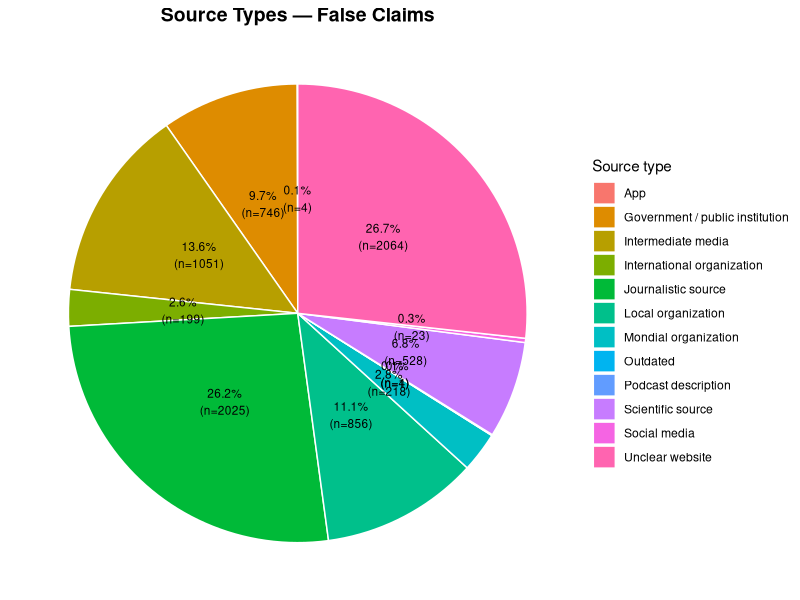
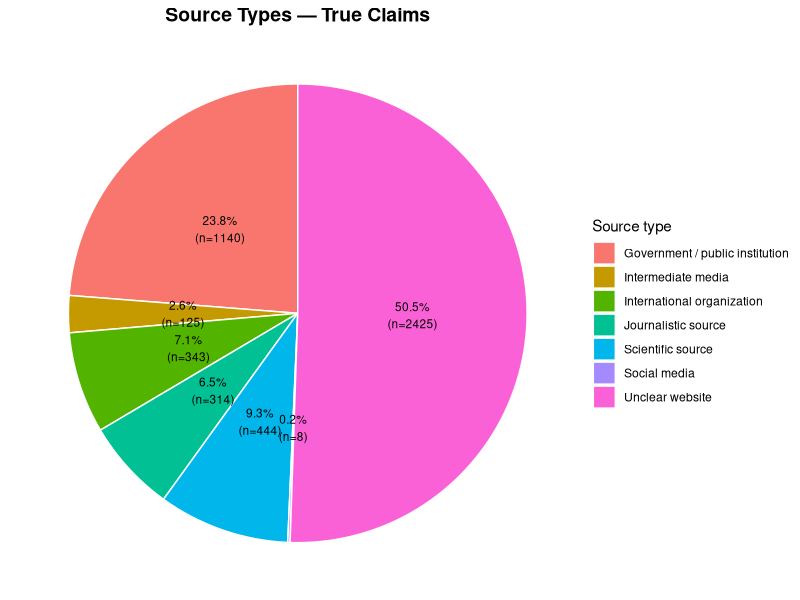
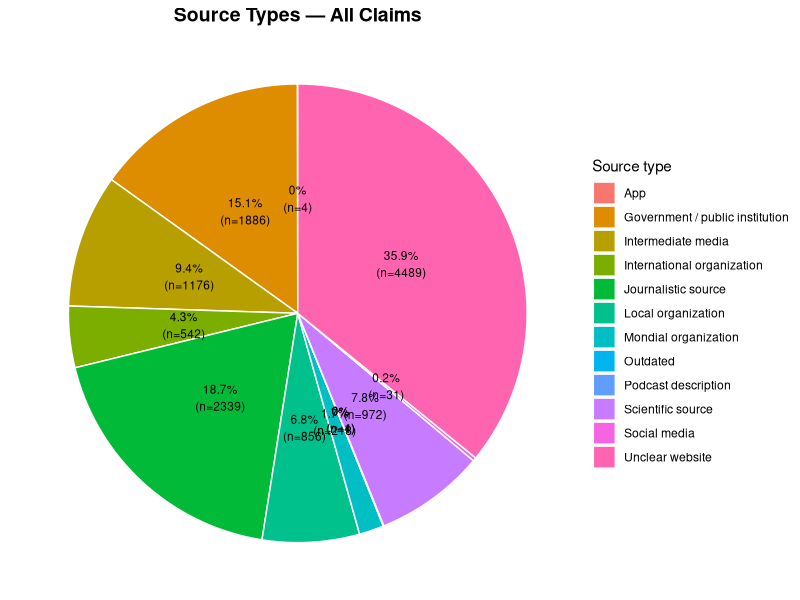
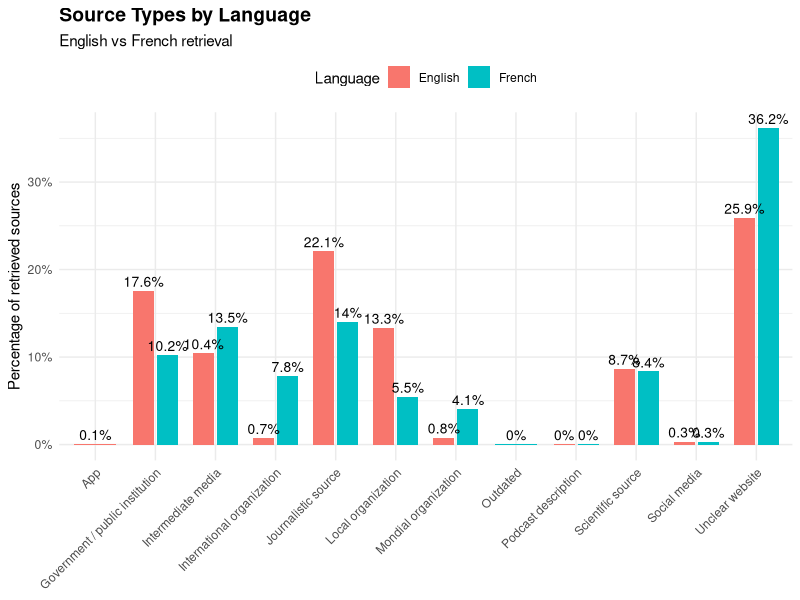
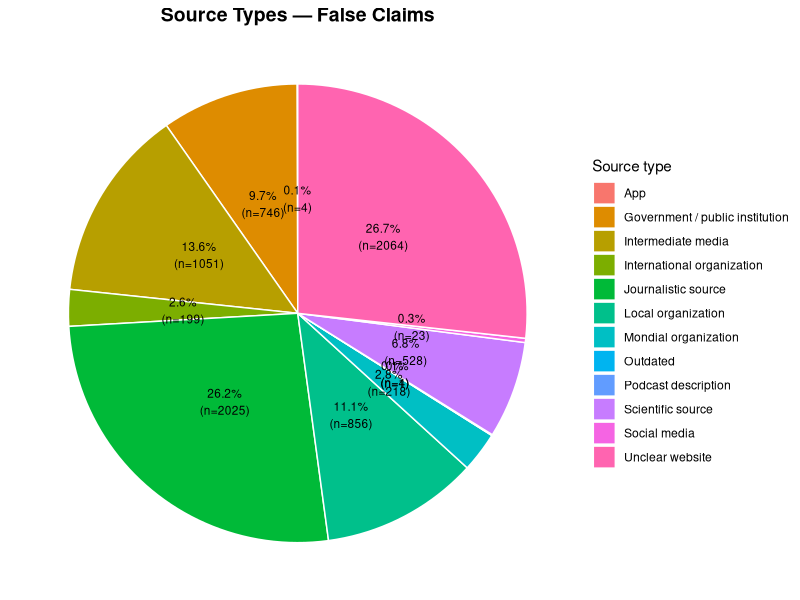
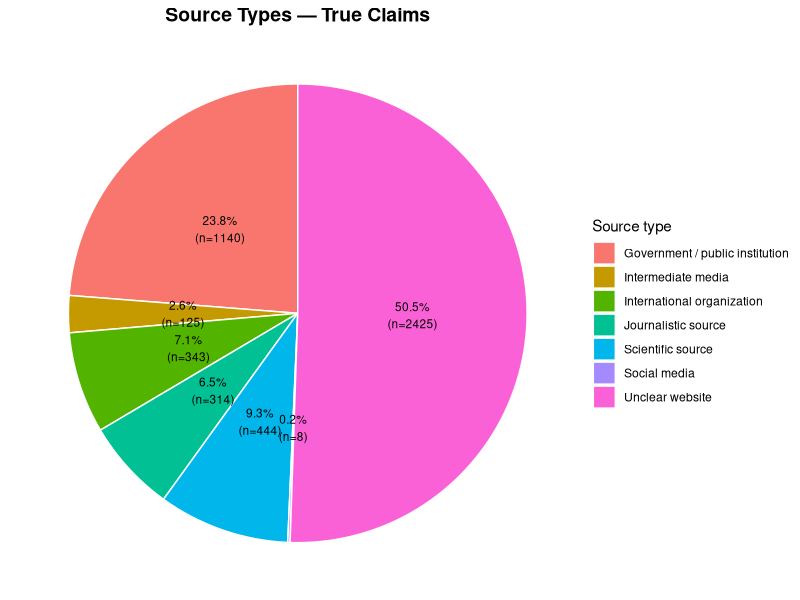
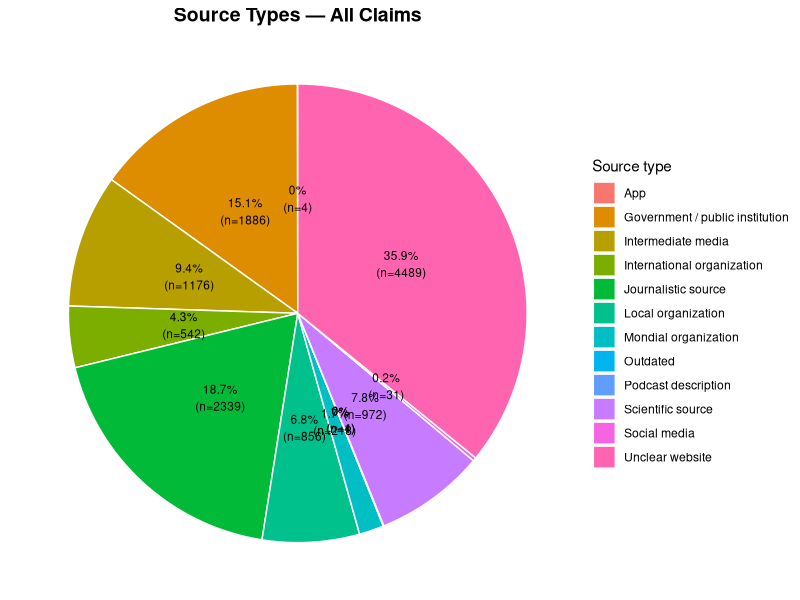
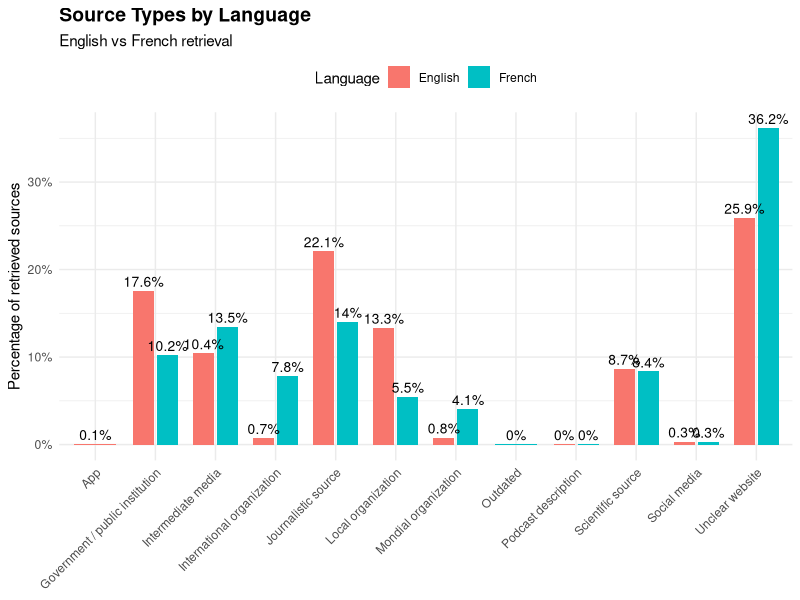

Write the R code that produced these figures, in order.
# ============================================================
# Experiment 1.3
# Source Type Distribution
# ============================================================

library(tidyverse)
library(readxl)


# ------------------------------------------------------------
# 1. Import recoded source sheets
# ------------------------------------------------------------

false_sources <- read_excel(
  "1. Cross-language performance and retrieval quality/data/veracity_1.3.xlsx",
  sheet = "false_sources"
)

true_sources <- read_excel(
  "1. Cross-language performance and retrieval quality/data/veracity_1.3.xlsx",
  sheet = "true_sources"
)


# ------------------------------------------------------------
# 2. FALSE SOURCES
# Calculate frequencies and percentages
# ------------------------------------------------------------

false_type_summary <- false_sources %>%
  filter(!is.na(`Source Type`)) %>%
  count(`Source Type`) %>%
  mutate(
    percentage = n / sum(n) * 100,
    label = paste0(
      round(percentage, 1),
      "%\n(n=", n, ")"
    )
  )

false_type_summary


# ------------------------------------------------------------
# 3. Pie chart: FALSE sources
# ------------------------------------------------------------

graph_source_type_false <- ggplot(
  false_type_summary,
  aes(
    x = "",
    y = n,
    fill = `Source Type`
  )
) +
  geom_col(
    width = 1,
    color = "white"
  ) +
  coord_polar(
    theta = "y"
  ) +
  geom_text(
    aes(label = label),
    position = position_stack(vjust = 0.5),
    size = 3
  ) +
  labs(
    title = "Source Types — False Claims",
    fill = "Source type"
  ) +
  theme_void() +
  theme(
    plot.title = element_text(
      face = "bold",
      size = 14,
      hjust = 0.5
    ),
    legend.position = "right"
  )

graph_source_type_false


# ------------------------------------------------------------
# 4. TRUE SOURCES
# Calculate frequencies and percentages
# ------------------------------------------------------------

true_type_summary <- true_sources %>%
  filter(!is.na(`Source Type`)) %>%
  count(`Source Type`) %>%
  mutate(
    percentage = n / sum(n) * 100,
    label = paste0(
      round(percentage, 1),
      "%\n(n=", n, ")"
    )
  )

true_type_summary


# ------------------------------------------------------------
# 5. Pie chart: TRUE sources
# ------------------------------------------------------------

graph_source_type_true <- ggplot(
  true_type_summary,
  aes(
    x = "",
    y = n,
    fill = `Source Type`
  )
) +
  geom_col(
    width = 1,
    color = "white"
  ) +
  coord_polar(
    theta = "y"
  ) +
  geom_text(
    aes(label = label),
    position = position_stack(vjust = 0.5),
    size = 3
  ) +
  labs(
    title = "Source Types — True Claims",
    fill = "Source type"
  ) +
  theme_void() +
  theme(
    plot.title = element_text(
      face = "bold",
      size = 14,
      hjust = 0.5
    ),
    legend.position = "right"
  )

graph_source_type_true


# ------------------------------------------------------------
# 6. OVERALL SOURCE TYPE DISTRIBUTION
# ------------------------------------------------------------

all_sources <- bind_rows(
  false_sources %>%
    mutate(ground_truth = "False"),
  
  true_sources %>%
    mutate(ground_truth = "True")
)


overall_type_summary <- all_sources %>%
  filter(!is.na(`Source Type`)) %>%
  count(`Source Type`) %>%
  mutate(
    percentage = n / sum(n) * 100,
    label = paste0(
      round(percentage, 1),
      "%\n(n=", n, ")"
    )
  )

overall_type_summary


# ------------------------------------------------------------
# 7. Pie chart: ALL sources
# ------------------------------------------------------------

graph_source_type_overall <- ggplot(
  overall_type_summary,
  aes(
    x = "",
    y = n,
    fill = `Source Type`
  )
) +
  geom_col(
    width = 1,
    color = "white"
  ) +
  coord_polar(
    theta = "y"
  ) +
  geom_text(
    aes(label = label),
    position = position_stack(vjust = 0.5),
    size = 3
  ) +
  labs(
    title = "Source Types — All Claims",
    fill = "Source type"
  ) +
  theme_void() +
  theme(
    plot.title = element_text(
      face = "bold",
      size = 14,
      hjust = 0.5
    ),
    legend.position = "right"
  )

graph_source_type_overall


# ------------------------------------------------------------
# 8. Save figures
# ------------------------------------------------------------

dir.create(
  "figures",
  showWarnings = FALSE
)

ggsave(
  "1. Cross-language performance and retrieval quality/figures/sources_type_png/source_types_false.png",
  plot = graph_source_type_false,
  width = 9,
  height = 6,
  dpi = 300
)

ggsave(
  "1. Cross-language performance and retrieval quality/figures/sources_type_png/source_types_true.png",
  plot = graph_source_type_true,
  width = 9,
  height = 6,
  dpi = 300
)

ggsave(
  "1. Cross-language performance and retrieval quality/figures/sources_type_png/source_types_overall.png",
  plot = graph_source_type_overall,
  width = 9,
  height = 6,
  dpi = 300
)


# Source Type Distribution: English vs French


# ------------------------------------------------------------
# 2. Combine TRUE and FALSE sources
# ------------------------------------------------------------

all_sources <- bind_rows(
  false_sources %>%
    mutate(ground_truth = "False"),
  
  true_sources %>%
    mutate(ground_truth = "True")
)


# ------------------------------------------------------------
# 3. Create language labels
# ------------------------------------------------------------

all_sources <- all_sources %>%
  mutate(
    Language = recode(
      LG,
      "E" = "English",
      "F" = "French"
    )
  )


# ------------------------------------------------------------
# 4. Calculate source-type percentages by language
# ------------------------------------------------------------

language_type_summary <- all_sources %>%
  filter(
    !is.na(`Source Type`),
    !is.na(Language)
  ) %>%
  count(
    Language,
    `Source Type`
  ) %>%
  group_by(Language) %>%
  mutate(
    percentage = n / sum(n) * 100
  ) %>%
  ungroup()

language_type_summary


# ------------------------------------------------------------
# 5. English vs French comparison graph
# ------------------------------------------------------------

graph_source_type_language <- ggplot(
  language_type_summary,
  aes(
    x = `Source Type`,
    y = percentage,
    fill = Language
  )
) +
  geom_col(
    position = position_dodge(width = 0.8),
    width = 0.7
  ) +
  geom_text(
    aes(
      label = paste0(round(percentage, 1), "%")
    ),
    position = position_dodge(width = 0.8),
    vjust = -0.4,
    size = 3.5
  ) +
  labs(
    title = "Source Types by Language",
    subtitle = "English vs French retrieval",
    x = NULL,
    y = "Percentage of retrieved sources",
    fill = "Language"
  ) +
  scale_y_continuous(
    labels = function(x) paste0(x, "%")
  ) +
  theme_minimal() +
  theme(
    plot.title = element_text(
      face = "bold",
      size = 14
    ),
    axis.text.x = element_text(
      angle = 45,
      hjust = 1
    ),
    legend.position = "top"
  )

graph_source_type_language


# ------------------------------------------------------------
# 6. Save graph
# ------------------------------------------------------------

dir.create(
  "figures",
  showWarnings = FALSE
)

ggsave(
  "1. Cross-language performance and retrieval quality/figures/sources_type_png/source_types_english_vs_french.png",
  plot = graph_source_type_language,
  width = 11,
  height = 6,
  dpi = 300
)
